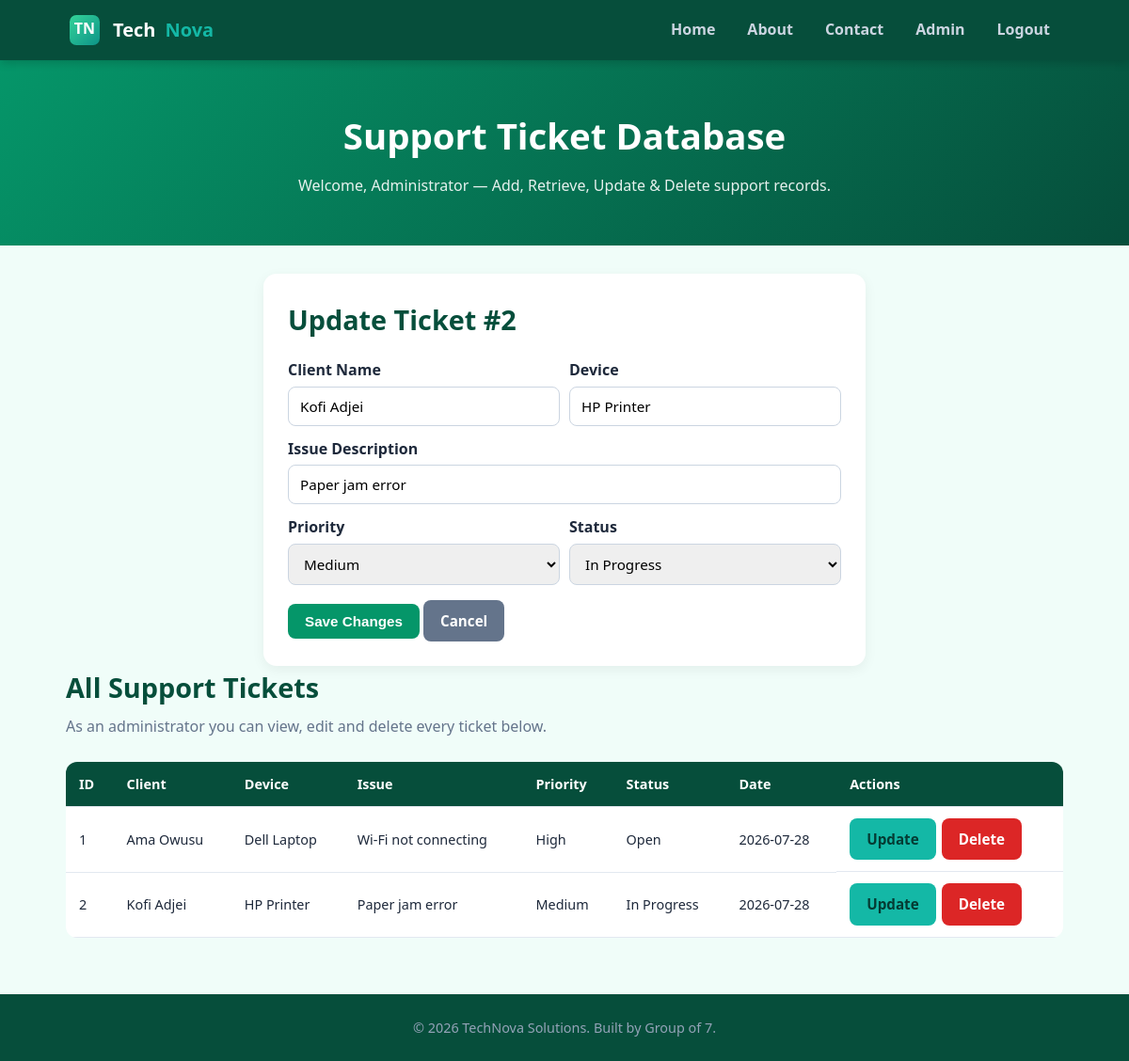
Screenshot of /dashboard.php?edit=2 (signed in) with the database file from the repository.
### tables this page shows
CREATE TABLE IF NOT EXISTS tickets (
  id       INT AUTO_INCREMENT PRIMARY KEY,
  user_id  INT NULL,                                      
  client   VARCHAR(120) NOT NULL,
  device   VARCHAR(120) NOT NULL,
  issue    VARCHAR(255) NOT NULL,
  priority ENUM('Low','Medium','High') NOT NULL DEFAULT 'Medium',
  status   ENUM('Open','In Progress','Resolved') NOT NULL DEFAULT 'Open',
  created  DATE NOT NULL
);

### dashboard.php (the view, shortened to what this page needs)
<?php
require "db.php";
$uname   = $_SESSION["uname"];
$uid     = intval($_SESSION["uid"]);
$isAdmin = (($_SESSION["role"] ?? "user") === "admin");
$editRow = null;
if (isset($_GET["edit"])) {
    $id = intval($_GET["edit"]);
    if ($isAdmin) {
        $stmt = mysqli_prepare($conn, "SELECT id, client, device, issue, priority, status FROM tickets WHERE id = ?");
        mysqli_stmt_bind_param($stmt, "i", $id);
    } else {
        $stmt = mysqli_prepare($conn, "SELECT id, client, device, issue, priority, status FROM tickets WHERE id = ? AND user_id = ?");
        mysqli_stmt_bind_param($stmt, "ii", $id, $uid);
    }
    mysqli_stmt_execute($stmt);
    $res = mysqli_stmt_get_result($stmt);
    $editRow = mysqli_fetch_assoc($res);
}
if ($isAdmin) {
    $tickets = mysqli_query($conn, "SELECT * FROM tickets ORDER BY id ASC");
} else {
    $stmt = mysqli_prepare($conn, "SELECT * FROM tickets WHERE user_id = ? ORDER BY id ASC");
    mysqli_stmt_bind_param($stmt, "i", $uid);
    mysqli_stmt_execute($stmt);
    $tickets = mysqli_stmt_get_result($stmt);
}
function h($v) { return htmlspecialchars($v ?? ""); }
?>
<!DOCTYPE html>
<html lang="en">
<head>
  <link rel="stylesheet" href="css/style.css?v=2" />
</head>
<body>
  <header>
    <div class="nav">
      <div class="brand"><img src="images/logo.svg" alt="TechNova logo" />Tech<span>Nova</span></div>
      <nav>
        <ul id="navMenu">
          <li><a href="index.php">Home</a></li>
          <li><a href="about.php">About</a></li>
          <li><a href="contact.php">Contact</a></li>
          <?php if ($isAdmin): ?><li><a href="admin.php">Admin</a></li><?php endif; ?>
          <li><a href="logout.php">Logout</a></li>
        </ul>
      </nav>
    </div>
  </header>
  <section class="hero">
    <h1>Support Ticket Database</h1>
    <p>Welcome, <?= h($uname) ?> — Add, Retrieve, Update &amp; Delete support records.</p>
  </section>
  <div class="container">
    <div class="card form-wrap" style="max-width:640px;">
      <h2 class="section-title"><?= $editRow ? "Update Ticket #" . h($editRow["id"]) : "Add New Ticket" ?></h2>
      <form method="post" action="dashboard.php">
        <div class="form-row">
          <div>
            <label for="t-client">Client Name</label>
            <input type="text" id="t-client" name="client" value="<?= $editRow ? h($editRow["client"]) : "" ?>" required />
          </div>
          <div>
            <label for="t-device">Device</label>
            <input type="text" id="t-device" name="device" placeholder="e.g. Dell Laptop" value="<?= $editRow ? h($editRow["device"]) : "" ?>" required />
          </div>
        </div>
        <label for="t-issue">Issue Description</label>
        <input type="text" id="t-issue" name="issue" value="<?= $editRow ? h($editRow["issue"]) : "" ?>" required />
        <div class="form-row">
          <div>
            <label for="t-priority">Priority</label>
            <select id="t-priority" name="priority">
              <?php foreach (["Low","Medium","High"] as $p): ?>
                <option <?= ($editRow && $editRow["priority"]===$p) ? "selected" : ($p==="Medium" && !$editRow ? "selected" : "") ?>><?= $p ?></option>
              <?php endforeach; ?>
            </select>
          </div>
          <div>
            <label for="t-status">Status</label>
            <select id="t-status" name="status">
              <?php foreach (["Open","In Progress","Resolved"] as $s): ?>
                <option <?= ($editRow && $editRow["status"]===$s) ? "selected" : ($s==="Open" && !$editRow ? "selected" : "") ?>><?= $s ?></option>
              <?php endforeach; ?>
            </select>
          </div>
        </div>
        <div style="margin-top:16px;">
          <button type="submit" class="btn"><?= $editRow ? "Save Changes" : "Add Record" ?></button>
          <?php if ($editRow): ?>
            <a href="dashboard.php" class="btn gray">Cancel</a>
          <?php endif; ?>
        </div>
      </form>
    </div>
    <h2 class="section-title"><?= $isAdmin ? "All Support Tickets" : "My Support Tickets" ?></h2>
    <p class="section-sub"><?= $isAdmin
        ? "As an administrator you can view, edit and delete every ticket below."
        : "These are the tickets you created. You can add and edit your own tickets." ?></p>
    <?php if (mysqli_num_rows($tickets) === 0): ?>
      <p class="section-sub">No records yet — add one above.</p>
    <?php else: ?>
    <div class="table-wrap">
      <table>
        <thead>
          <tr>
            <th>ID</th><th>Client</th><th>Device</th><th>Issue</th>
            <th>Priority</th><th>Status</th><th>Date</th><th>Actions</th>
          </tr>
        </thead>
        <tbody>
          <?php while ($row = mysqli_fetch_assoc($tickets)): ?>
          <tr>
            <td><?= h($row["id"]) ?></td>
            <td><?= h($row["client"]) ?></td>
            <td><?= h($row["device"]) ?></td>
            <td><?= h($row["issue"]) ?></td>
            <td><?= h($row["priority"]) ?></td>
            <td><?= h($row["status"]) ?></td>
            <td><?= h($row["created"]) ?></td>
            <td class="actions-cell">
              <a class="btn alt" href="dashboard.php?edit=<?= h($row["id"]) ?>">Update</a>
              <?php if ($isAdmin): ?>
              <a class="btn danger" href="dashboard.php?action=delete&id=<?= h($row["id"]) ?>"
                 onclick="return confirm('Delete record #<?= h($row["id"]) ?>? This cannot be undone.');">Delete</a>
              <?php endif; ?>
            </td>
          </tr>
          <?php endwhile; ?>
        </tbody>
      </table>
    </div>
    <?php endif; ?>
  </div>
  <footer>&copy; 2026 TechNova Solutions. Built by Group of 7.</footer>
</body>
</html>

### css/style.css (style rules this page uses)
* { margin: 0; padding: 0; box-sizing: border-box; }
:root { --brand: #059669; --brand-2: #14b8a6; --dark: #064e3b; --light: #f0fdf9; --card: #ffffff; --text: #1e293b; --muted: #64748b; }
body { font-family: "Segoe UI", Tahoma, Arial, sans-serif; color: var(--text); background: var(--light); line-height: 1.6; }
header { background: var(--dark); color: #fff; position: sticky; top: 0; z-index: 50; box-shadow: 0 2px 10px rgba(0,0,0,.2); }
.nav { max-width: 1100px; margin: 0 auto; display: flex; align-items: center; justify-content: space-between; padding: 12px 20px; flex-wrap: wrap; }
.brand { display: flex; align-items: center; gap: 10px; font-weight: 800; font-size: 1.25rem; }
.brand img { width: 40px; height: 40px; border-radius: 10px; }
.brand span { color: var(--brand-2); }
nav ul { list-style: none; display: flex; gap: 6px; flex-wrap: wrap; }
nav a { color: #cbd5e1; text-decoration: none; padding: 8px 14px; border-radius: 8px; font-weight: 600; transition: .2s; }
.container { max-width: 1100px; margin: 0 auto; padding: 30px 20px; }
.hero { background: linear-gradient(135deg, var(--brand), var(--dark)); color: #fff; text-align: center; padding: 50px 20px; }
.hero h1 { font-size: 2.4rem; margin-bottom: 10px; }
.hero p { opacity: .9; max-width: 700px; margin: 0 auto; }
h2.section-title { font-size: 1.8rem; margin-bottom: 6px; color: var(--dark); }
.section-sub { color: var(--muted); margin-bottom: 24px; }
.card { background: var(--card); border-radius: 14px; padding: 26px; box-shadow: 0 4px 14px rgba(0,0,0,.06); margin-bottom: 20px; }
.btn { background: var(--brand); color: #fff; border: none; padding: 10px 18px; border-radius: 8px; font-weight: 700; cursor: pointer; font-size: .95rem; transition: .2s; text-decoration: none; display: inline-block; }
.btn.alt { background: var(--brand-2); color: #053b33; }
.btn.danger { background: #dc2626; }
.btn.gray { background: #64748b; }
.form-wrap { max-width: 440px; margin: 0 auto; }
label { display: block; font-weight: 600; margin: 12px 0 4px; }
input, textarea, select { width: 100%; padding: 10px 12px; border: 1px solid #cbd5e1; border-radius: 8px; font-size: .95rem; font-family: inherit; }
.form-row { display: flex; gap: 10px; flex-wrap: wrap; }
.form-row > div { flex: 1; min-width: 140px; }
.table-wrap { overflow-x: auto; }
table { width: 100%; border-collapse: collapse; background: var(--card); border-radius: 12px; overflow: hidden; }
th, td { padding: 12px 14px; text-align: left; border-bottom: 1px solid #e2e8f0; font-size: .9rem; }
th { background: var(--dark); color: #fff; }
.actions-cell { display: flex; gap: 6px; }
footer { background: var(--dark); color: #94a3b8; text-align: center; padding: 24px 20px; margin-top: 30px; font-size: .9rem; }

### rows the page displays
tickets: id "2", client "Kofi Adjei", device "HP Printer", issue "Paper jam error", priority "Medium", status "In Progress", created "2026-07-28"
tickets: id "1", client "Ama Owusu", device "Dell Laptop", issue "Wi-Fi not connecting", priority "High", status "Open", created "2026-07-28"

### other values shown
$uname "Administrator"
